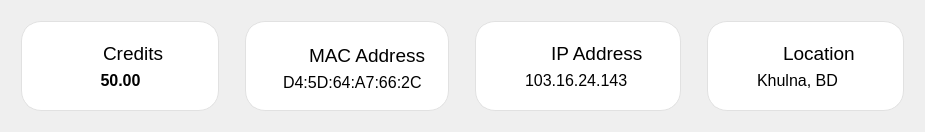
    <widget class="QWidget" name="widget" native="true">
     <property name="sizePolicy">
      <sizepolicy hsizetype="Preferred" vsizetype="Preferred">
       <horstretch>0</horstretch>
       <verstretch>0</verstretch>
      </sizepolicy>
     </property>
     <property name="maximumSize">
      <size>
       <width>16777215</width>
       <height>150</height>
      </size>
     </property>
     <property name="styleSheet">
      <string notr="true">#frame, #frame_2, #frame_3, #frame_4{background:white;border-radius:20px;border:1px solid #E1E1E1;margin:10px;;}</string>
     </property>
     <layout class="QHBoxLayout" name="horizontalLayout">
      <item>
       <widget class="QFrame" name="frame">
        <property name="frameShape">
         <enum>QFrame::StyledPanel</enum>
        </property>
        <property name="frameShadow">
         <enum>QFrame::Raised</enum>
        </property>
        <layout class="QGridLayout" name="gridLayout">
         <item row="0" column="1">
          <spacer name="verticalSpacer">
           <property name="orientation">
            <enum>Qt::Vertical</enum>
           </property>
           <property name="sizeHint" stdset="0">
            <size>
             <width>20</width>
             <height>11</height>
            </size>
           </property>
          </spacer>
         </item>
         <item row="1" column="0">
          <spacer name="horizontalSpacer_2">
           <property name="orientation">
            <enum>Qt::Horizontal</enum>
           </property>
           <property name="sizeHint" stdset="0">
            <size>
             <width>46</width>
             <height>20</height>
            </size>
           </property>
          </spacer>
         </item>
         <item row="1" column="1">
          <layout class="QVBoxLayout" name="verticalLayout_2">
           <item>
            <layout class="QHBoxLayout" name="horizontalLayout_2">
             <item>
              <widget class="QLabel" name="label_5">
               <property name="sizePolicy">
                <sizepolicy hsizetype="Minimum" vsizetype="Minimum">
                 <horstretch>0</horstretch>
                 <verstretch>0</verstretch>
                </sizepolicy>
               </property>
               <property name="minimumSize">
                <size>
                 <width>20</width>
                 <height>20</height>
                </size>
               </property>
               <property name="maximumSize">
                <size>
                 <width>20</width>
                 <height>20</height>
                </size>
               </property>
               <property name="text">
                <string/>
               </property>
               <property name="pixmap">
                <pixmap resource="../../sofmake_desktop/resource.qrc">:/icons_black/icons_black/credit-card.svg</pixmap>
               </property>
               <property name="scaledContents">
                <bool>true</bool>
               </property>
              </widget>
             </item>
             <item>
              <widget class="QLabel" name="label">
               <property name="font">
                <font>
                 <pointsize>14</pointsize>
                </font>
               </property>
               <property name="text">
                <string>Credits</string>
               </property>
              </widget>
             </item>
            </layout>
           </item>
           <item>
            <widget class="QLabel" name="credit">
             <property name="font">
              <font>
               <pointsize>12</pointsize>
               <weight>75</weight>
               <bold>true</bold>
              </font>
             </property>
             <property name="text">
              <string>50.00</string>
             </property>
             <property name="alignment">
              <set>Qt::AlignCenter</set>
             </property>
            </widget>
           </item>
          </layout>
         </item>
         <item row="1" column="2">
          <spacer name="horizontalSpacer">
           <property name="orientation">
            <enum>Qt::Horizontal</enum>
           </property>
           <property name="sizeHint" stdset="0">
            <size>
             <width>45</width>
             <height>20</height>
            </size>
           </property>
          </spacer>
         </item>
         <item row="2" column="1">
          <spacer name="verticalSpacer_2">
           <property name="orientation">
            <enum>Qt::Vertical</enum>
           </property>
           <property name="sizeHint" stdset="0">
            <size>
             <width>20</width>
             <height>11</height>
            </size>
           </property>
          </spacer>
         </item>
        </layout>
       </widget>
      </item>
      <item>
       <widget class="QFrame" name="frame_2">
        <property name="frameShape">
         <enum>QFrame::StyledPanel</enum>
        </property>
        <property name="frameShadow">
         <enum>QFrame::Raised</enum>
        </property>
        <layout class="QGridLayout" name="gridLayout_2">
         <item row="0" column="1">
          <spacer name="verticalSpacer_4">
           <property name="orientation">
            <enum>Qt::Vertical</enum>
           </property>
           <property name="sizeHint" stdset="0">
            <size>
             <width>20</width>
             <height>13</height>
            </size>
           </property>
          </spacer>
         </item>
         <item row="1" column="0">
          <spacer name="horizontalSpacer_4">
           <property name="orientation">
            <enum>Qt::Horizontal</enum>
           </property>
           <property name="sizeHint" stdset="0">
            <size>
             <width>28</width>
             <height>20</height>
            </size>
           </property>
          </spacer>
         </item>
         <item row="1" column="1">
          <layout class="QVBoxLayout" name="verticalLayout_3">
           <item>
            <layout class="QHBoxLayout" name="horizontalLayout_3">
             <item>
              <widget class="QLabel" name="label_6">
               <property name="sizePolicy">
                <sizepolicy hsizetype="Minimum" vsizetype="Minimum">
                 <horstretch>0</horstretch>
                 <verstretch>0</verstretch>
                </sizepolicy>
               </property>
               <property name="minimumSize">
                <size>
                 <width>20</width>
                 <height>20</height>
                </size>
               </property>
               <property name="maximumSize">
                <size>
                 <width>20</width>
                 <height>20</height>
                </size>
               </property>
               <property name="text">
                <string/>
               </property>
               <property name="pixmap">
                <pixmap resource="../../sofmake_desktop/resource.qrc">:/icons_black/icons_black/airplay.svg</pixmap>
               </property>
               <property name="scaledContents">
                <bool>true</bool>
               </property>
              </widget>
             </item>
             <item>
              <widget class="QLabel" name="label_2">
               <property name="font">
                <font>
                 <pointsize>14</pointsize>
                </font>
               </property>
               <property name="text">
                <string>MAC Address</string>
               </property>
              </widget>
             </item>
            </layout>
           </item>
           <item>
            <widget class="QLabel" name="mac">
             <property name="font">
              <font>
               <pointsize>12</pointsize>
              </font>
             </property>
             <property name="text">
              <string>D4:5D:64:A7:66:2C</string>
             </property>
             <property name="alignment">
              <set>Qt::AlignLeading|Qt::AlignLeft|Qt::AlignVCenter</set>
             </property>
            </widget>
           </item>
          </layout>
         </item>
         <item row="1" column="2">
          <spacer name="horizontalSpacer_3">
           <property name="orientation">
            <enum>Qt::Horizontal</enum>
           </property>
           <property name="sizeHint" stdset="0">
            <size>
             <width>13</width>
             <height>20</height>
            </size>
           </property>
          </spacer>
         </item>
         <item row="2" column="1">
          <spacer name="verticalSpacer_3">
           <property name="orientation">
            <enum>Qt::Vertical</enum>
           </property>
           <property name="sizeHint" stdset="0">
            <size>
             <width>20</width>
             <height>9</height>
            </size>
           </property>
          </spacer>
         </item>
        </layout>
       </widget>
      </item>
      <item>
       <widget class="QFrame" name="frame_3">
        <property name="frameShape">
         <enum>QFrame::StyledPanel</enum>
        </property>
        <property name="frameShadow">
         <enum>QFrame::Raised</enum>
        </property>
        <layout class="QGridLayout" name="gridLayout_3">
         <item row="0" column="1">
          <spacer name="verticalSpacer_6">
           <property name="orientation">
            <enum>Qt::Vertical</enum>
           </property>
           <property name="sizeHint" stdset="0">
            <size>
             <width>20</width>
             <height>11</height>
            </size>
           </property>
          </spacer>
         </item>
         <item row="1" column="0">
          <spacer name="horizontalSpacer_5">
           <property name="orientation">
            <enum>Qt::Horizontal</enum>
           </property>
           <property name="sizeHint" stdset="0">
            <size>
             <width>40</width>
             <height>20</height>
            </size>
           </property>
          </spacer>
         </item>
         <item row="1" column="1">
          <layout class="QVBoxLayout" name="verticalLayout_4">
           <item>
            <layout class="QHBoxLayout" name="horizontalLayout_4">
             <item>
              <widget class="QLabel" name="label_7">
               <property name="sizePolicy">
                <sizepolicy hsizetype="Maximum" vsizetype="Maximum">
                 <horstretch>0</horstretch>
                 <verstretch>0</verstretch>
                </sizepolicy>
               </property>
               <property name="minimumSize">
                <size>
                 <width>20</width>
                 <height>20</height>
                </size>
               </property>
               <property name="maximumSize">
                <size>
                 <width>20</width>
                 <height>20</height>
                </size>
               </property>
               <property name="text">
                <string/>
               </property>
               <property name="pixmap">
                <pixmap resource="../../sofmake_desktop/resource.qrc">:/icons_black/icons_black/map-pin.svg</pixmap>
               </property>
               <property name="scaledContents">
                <bool>true</bool>
               </property>
              </widget>
             </item>
             <item>
              <widget class="QLabel" name="label_3">
               <property name="font">
                <font>
                 <pointsize>14</pointsize>
                </font>
               </property>
               <property name="text">
                <string>IP Address</string>
               </property>
              </widget>
             </item>
            </layout>
           </item>
           <item>
            <widget class="QLabel" name="ip">
             <property name="font">
              <font>
               <pointsize>12</pointsize>
              </font>
             </property>
             <property name="text">
              <string>103.16.24.143</string>
             </property>
             <property name="alignment">
              <set>Qt::AlignLeading|Qt::AlignLeft|Qt::AlignVCenter</set>
             </property>
            </widget>
           </item>
          </layout>
         </item>
         <item row="1" column="2">
          <spacer name="horizontalSpacer_6">
           <property name="orientation">
            <enum>Qt::Horizontal</enum>
           </property>
           <property name="sizeHint" stdset="0">
            <size>
             <width>28</width>
             <height>20</height>
            </size>
           </property>
          </spacer>
         </item>
         <item row="2" column="1">
          <spacer name="verticalSpacer_5">
           <property name="orientation">
            <enum>Qt::Vertical</enum>
           </property>
           <property name="sizeHint" stdset="0">
            <size>
             <width>20</width>
             <height>11</height>
            </size>
           </property>
          </spacer>
         </item>
        </layout>
       </widget>
      </item>
      <item>
       <widget class="QFrame" name="frame_4">
        <property name="frameShape">
         <enum>QFrame::StyledPanel</enum>
        </property>
        <property name="frameShadow">
         <enum>QFrame::Raised</enum>
        </property>
        <layout class="QGridLayout" name="gridLayout_4">
         <item row="0" column="1">
          <spacer name="verticalSpacer_8">
           <property name="orientation">
            <enum>Qt::Vertical</enum>
           </property>
           <property name="sizeHint" stdset="0">
            <size>
             <width>20</width>
             <height>11</height>
            </size>
           </property>
          </spacer>
         </item>
         <item row="1" column="0">
          <spacer name="horizontalSpacer_7">
           <property name="orientation">
            <enum>Qt::Horizontal</enum>
           </property>
           <property name="sizeHint" stdset="0">
            <size>
             <width>40</width>
             <height>20</height>
            </size>
           </property>
          </spacer>
         </item>
         <item row="1" column="1">
          <layout class="QVBoxLayout" name="verticalLayout_5">
           <item>
            <layout class="QHBoxLayout" name="horizontalLayout_5">
             <item>
              <widget class="QLabel" name="label_8">
               <property name="sizePolicy">
                <sizepolicy hsizetype="Maximum" vsizetype="Maximum">
                 <horstretch>0</horstretch>
                 <verstretch>0</verstretch>
                </sizepolicy>
               </property>
               <property name="minimumSize">
                <size>
                 <width>20</width>
                 <height>20</height>
                </size>
               </property>
               <property name="maximumSize">
                <size>
                 <width>20</width>
                 <height>20</height>
                </size>
               </property>
               <property name="text">
                <string/>
               </property>
               <property name="pixmap">
                <pixmap resource="../../sofmake_desktop/resource.qrc">:/icons_black/icons_black/home.svg</pixmap>
               </property>
               <property name="scaledContents">
                <bool>true</bool>
               </property>
               <property name="alignment">
                <set>Qt::AlignRight|Qt::AlignTrailing|Qt::AlignVCenter</set>
               </property>
              </widget>
             </item>
             <item>
              <widget class="QLabel" name="label_4">
               <property name="font">
                <font>
                 <pointsize>14</pointsize>
                </font>
               </property>
               <property name="text">
                <string>Location</string>
               </property>
               <property name="alignment">
                <set>Qt::AlignLeading|Qt::AlignLeft|Qt::AlignVCenter</set>
               </property>
              </widget>
             </item>
            </layout>
           </item>
           <item>
            <widget class="QLabel" name="location">
             <property name="font">
              <font>
               <pointsize>12</pointsize>
              </font>
             </property>
             <property name="text">
              <string>Khulna, BD</string>
             </property>
            </widget>
           </item>
          </layout>
         </item>
         <item row="1" column="2">
          <spacer name="horizontalSpacer_8">
           <property name="orientation">
            <enum>Qt::Horizontal</enum>
           </property>
           <property name="sizeHint" stdset="0">
            <size>
             <width>39</width>
             <height>20</height>
            </size>
           </property>
          </spacer>
         </item>
         <item row="2" column="1">
          <spacer name="verticalSpacer_7">
           <property name="orientation">
            <enum>Qt::Vertical</enum>
           </property>
           <property name="sizeHint" stdset="0">
            <size>
             <width>20</width>
             <height>11</height>
            </size>
           </property>
          </spacer>
         </item>
        </layout>
       </widget>
      </item>
     </layout>
    </widget>
